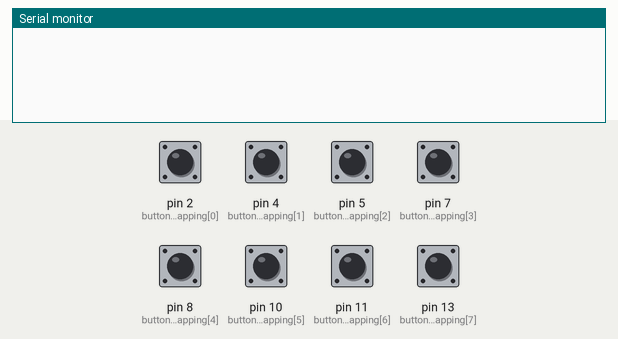
This sketch was run on a simulated Arduino Uno, built with avr-gcc and run on an emulated ATmega328P. Parts: the last lines printed to the serial monitor. Inputs (shaded band) come from the test bench; at power-on: pin 2 (buttonPinMapping[0]), pin 4 (buttonPinMapping[1]), pin 5 (buttonPinMapping[2]), pin 7 (buttonPinMapping[3]), pin 8 (buttonPinMapping[4]), pin 10 (buttonPinMapping[5]), pin 11 (buttonPinMapping[6]), pin 13 (buttonPinMapping[7]) HIGH.

Above: at 1.2 s.
1.3 s: pin 2 (buttonPinMapping[0]) pulled LOW for 0.15 s
At 1.9 s:
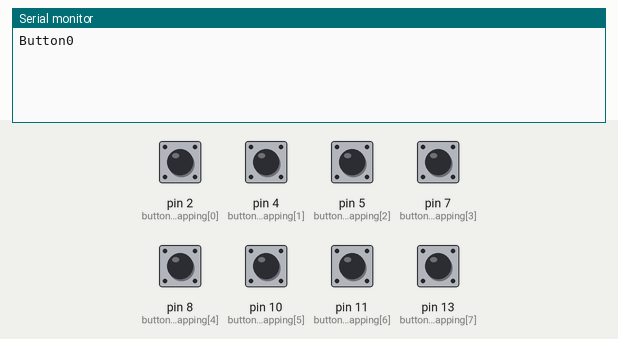
2.9 s: pin 4 (buttonPinMapping[1]) pulled LOW for 0.15 s
At 4.2 s:
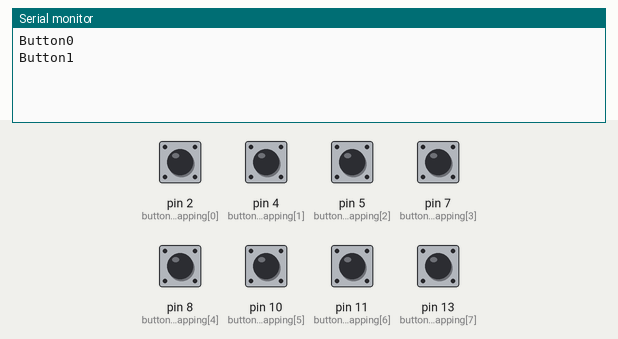
4.5 s: pin 5 (buttonPinMapping[2]) pulled LOW for 0.15 s
At 5.5 s:
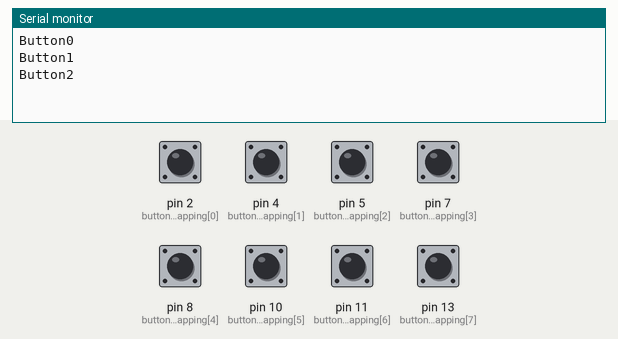
6.1 s: pin 7 (buttonPinMapping[3]) pulled LOW for 0.15 s
At 6.7 s:
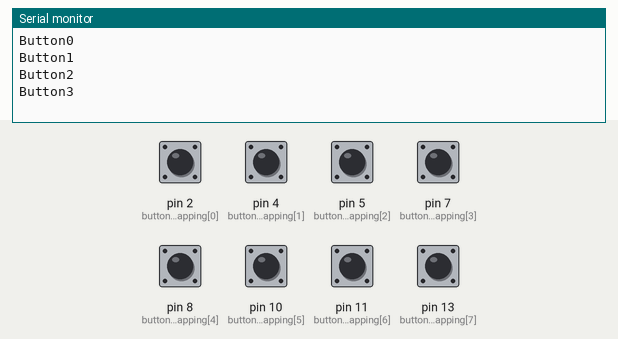
7.7 s: pin 8 (buttonPinMapping[4]) pulled LOW for 0.15 s
At 9.0 s:
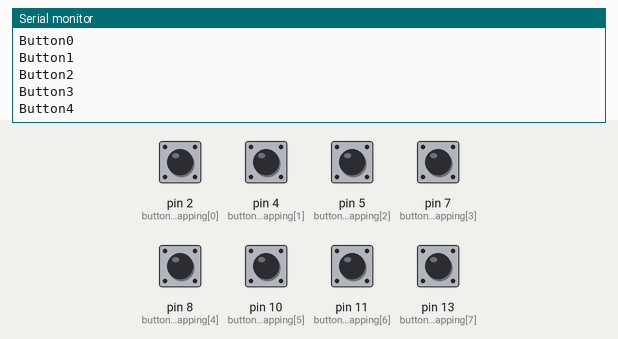
9.3 s: pin 10 (buttonPinMapping[5]) pulled LOW for 0.15 s
At 10.3 s:
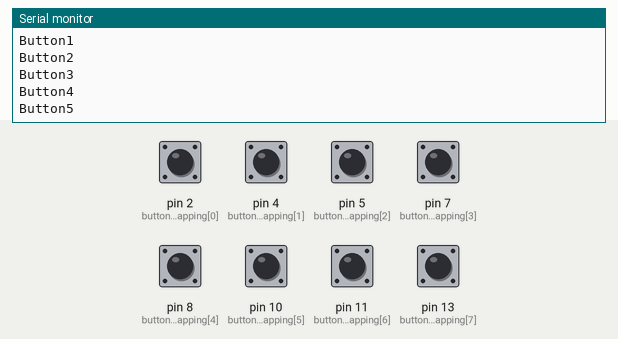
Timing chart, 0 to 11.9 s (numbered marks = the images above; inputs shaded):
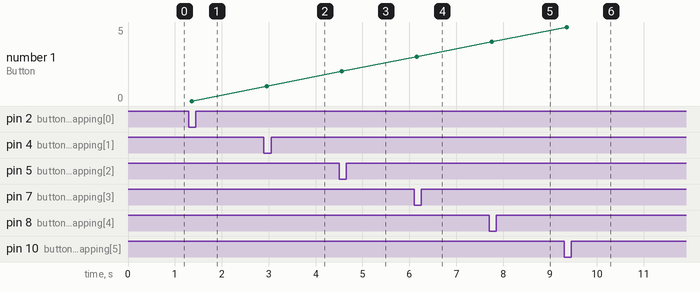

The sketch:

button_board.ino
```cpp
// Button Switch Quantity dependent variables - As you add more switches, add more here!
#define ARRAY_SIZE 8 // Number of switches

// Default initial/global states per switch
int buttonPinMapping[ARRAY_SIZE] = {2,4,5,7,8,10,11,13}; // Button Pin input locations
int lastButtonState[ARRAY_SIZE]; // lastButtonState tracking
unsigned long lastDebounceTime[ARRAY_SIZE]; // lastDebounceTime tracking

// ----------------------------------------------------------
unsigned long debounceDelay = 50; // Vibration+electrical noise delay offset (ms)

int defaultbuttonSelect = ARRAY_SIZE;
int buttonSelect = defaultbuttonSelect; // 3 - Default - Idle Case - Has to be +1 higher than whatever # of switches are configured
// i.e 2 switches means this should be 2+1
int buttonFlag = 0;
int buttonState = 1;

String defaultBtnStr = "Button";

void setup() {
  for (int x = 0; x < ARRAY_SIZE; x++) {
    pinMode(buttonPinMapping[x], INPUT_PULLUP);
    lastButtonState[x] = 1;
    lastDebounceTime[x] = 0;
    //attachInterrupt(buttonPinMapping[x], buttPressed, LOW);
  }
   Serial.begin(115200); // Baudrate 115200 bits per second
}

void loop() {
  while (buttonFlag == 0) {
      delay(10);
      buttPressed();
  }

  if (buttonSelect != defaultbuttonSelect){
      //Serial.println(millis() - lastDebounceTime[buttonSelect]);
      String buttonIdStr = defaultBtnStr + buttonSelect;
      Serial.println(buttonIdStr);
  }

  bool pressed = pin_read(buttonSelect);
  while (!pressed) {
      pressed = pin_read(buttonSelect);
  }

  buttonFlag = 0;
  buttonSelect = defaultbuttonSelect;
}

void buttPressed() {
  for (int idx = 0; idx < ARRAY_SIZE; idx++) {
      bool butt = pin_read(idx);
      if (!butt) {
          buttonSelect = idx;
          buttonFlag = 1;
          break;
      }
  }
}

bool pin_read(int buttonIdx)
{
  // Debounce function
    int reading = digitalRead(buttonPinMapping[buttonIdx]);

  /*
  Serial.println("reading");
  Serial.println(reading);
  Serial.println(lastButtonState[buttonIdx]);
  */
  // check to see if you just pressed the button
  // (i.e. the input went from LOW to HIGH),  and you've waited
  // long enough since the last press to ignore any noise:

  // If the switch changed, due to noise or pressing:
  if (reading != lastButtonState[buttonIdx]) {
    // reset the debouncing timer
    //Serial.println("YES THERES A DIFF");
    lastDebounceTime[buttonIdx] = millis();
  }
  //Serial.println(millis());
  //Serial.println(lastDebounceTime[buttonIdx]);
  if ((millis() - lastDebounceTime[buttonIdx]) >= debounceDelay) {
    // whatever the reading is at, it's been there for longer
    // than the debounce delay, so take it as the actual current state:
    //Serial.println("Reading saved");
    buttonState = reading;
  }

 lastButtonState[buttonIdx] = reading;
 /*
 Serial.println("buttonState");
 Serial.println(buttonState);
 */
 return buttonState;
}
```

Measured:
- after the input at 1.3 s, the serial monitor: prints a new line after 0.06 s (image 1)
- after the input at 2.9 s, the serial monitor: prints a new line after 0.05 s (image 2)
- after the input at 4.5 s, the serial monitor: prints a new line after 0.06 s (image 3)
- after the input at 6.1 s, the serial monitor: prints a new line after 0.05 s (image 4)
- after the input at 7.7 s, the serial monitor: prints a new line after 0.06 s (image 5)
- after the input at 9.3 s, the serial monitor: prints a new line after 0.05 s (image 6)
- plotted number 1: 0 → 1 after the input at 2.9 s, 1 → 2 after the input at 4.5 s, 2 → 3 after the input at 6.1 s, 3 → 4 after the input at 7.7 s, 4 → 5 after the input at 9.3 s
